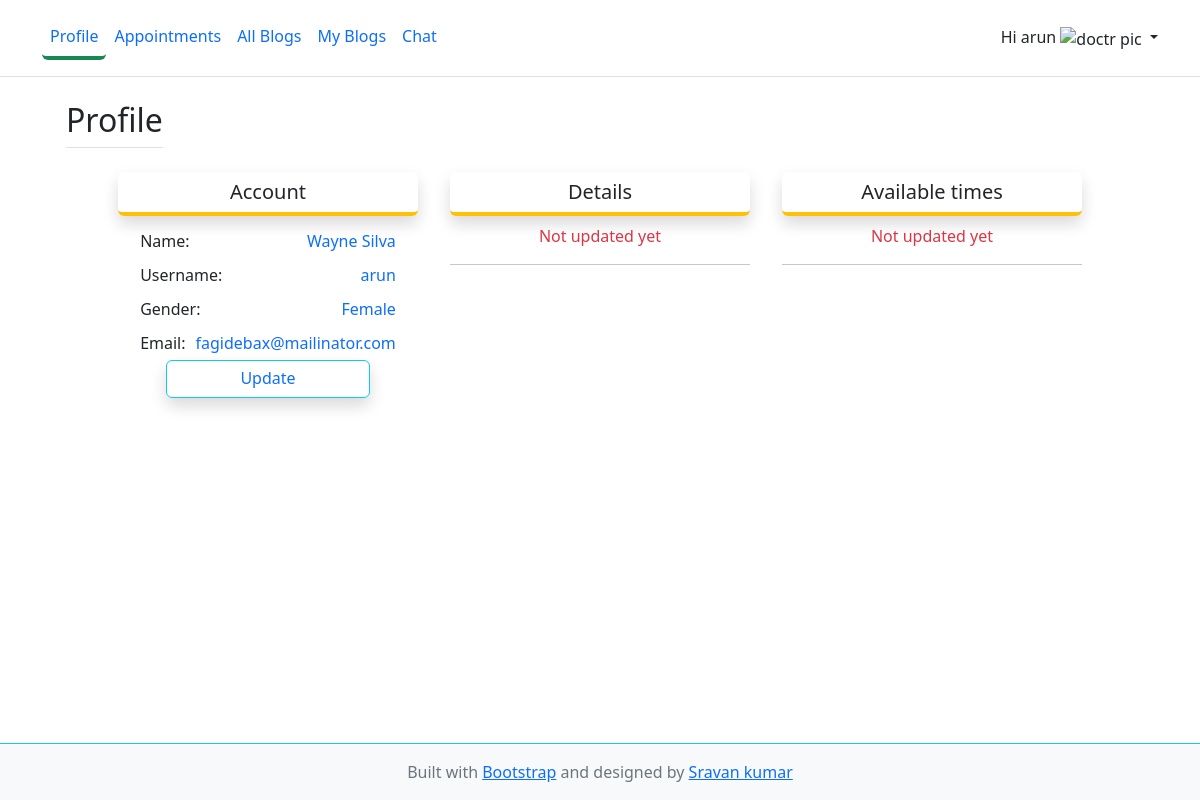
The app's page /doctor/profile/ (signed in) with its own data.
### accounts/models.py (models this page shows, shortened)
class CustomUser(AbstractUser):
    role_options = (
        ('admin', "Admin"),
        ('doctor', "Doctor"),
        ('patient', "Patient"),
    )
    gender_options = (
        ("male", "Male"),
        ("female", "Female"),
    )
    role = models.CharField(choices=role_options, default="admin", max_length=30)
    gender = models.CharField(choices=gender_options, max_length=20)
    age = models.PositiveIntegerField(null=True)

### doctors/views.py (the view)
# urls.py: path('profile/', views.profile, name='profile'),
def profile(request):
    try:
        doctor = Doctors.objects.get(details_id=request.user.id)
        form = AvailableTimeUpdationForm(instance=doctor)
    except:
        doctor = None
        form = AvailableTimeUpdationForm()
    specialities = Specialities.objects.all()
    context = {
        'doctor': doctor,
        'specialities': specialities,
        'form': form
    }
    return render(request, 'doctor/profile.html', context)

### doctors/context_preprocessor.py (called while the page is built)
def specialised_categories(request):
    categories = Specialities.objects.all()
    form = DoctorDetailsForm()
    doctor = Doctors.objects.all()
    context = {
        'fm': form,
        'specialisations': categories,
        'doctors': doctor
    }
    return context

### templates/doctor/profile.html (shortened to what this page needs)
{% extends 'doctor/base.html' %}
{% block content %}
<div class="container px-4 py-2" id="icon-grid">
    <div class="d-flex">
        <h2 class="pb-2 border-bottom">Profile</h2>
    </div>
    <div class="row px-5">
            <div class="col-lg-4 px-md-3 mt-3">
                <h5 class="text-center border-bottom border-4 px-3 py-2 shadow rounded border-warning">Account</h5>
                <div>
                    <table cellpadding="5" class="m-auto">
                        <tr class="d-flex justify-content-between">
                            <td>Name:</td>
                            <td class="text-primary">{{ request.user.first_name }} {{ request.user.last_name }}</td>
                        </tr>
                        <tr class="d-flex justify-content-between">
                            <td>Username:</td>
                            <td class="text-primary">{{ request.user.username }}</td>
                        </tr>
                        <tr class="d-flex justify-content-between">
                            <td>Gender:</td>
                            <td style="text-transform: capitalize;" class="text-primary">{{ request.user.gender }}</td>
                        </tr>
                        <tr class="d-flex justify-content-between">
                            <td>Email:</td>
                            <td class="text-primary">{{ request.user.email }}</td>
                        </tr>
                    </table>
                    <a href="{% url 'doctor:doctor-update' request.user.id %}" class="text-decoration-none">
                        <h6 class="text-center border mx-5 px-3 py-2 shadow rounded border-info">Update</h6>
                    </a>
                </div>
            </div>
            <div class="col-lg-4 px-md-3 mt-3">
                <h5 class="text-center border-bottom border-4 px-3 py-2 shadow rounded border-warning">Details</h5>
                <div>
                    {% if doctor %}
                    <table cellpadding="5" class="m-auto">
                        <tr class="d-flex justify-content-between">
                            <td>Specialized in:</td>
                            <td class="text-primary">{{ doctor.specialized_in }}</td>
                        </tr>
                        <tr class="d-flex justify-content-between">
                            <td>Charge for 30mint.:</td>
                            <td class="text-primary">{{ doctor.charge }} &#8377;</td>
                        </tr>
                    </table>
                    <div class="mt-3">
                        <a href="" class="text-decoration-none" data-bs-toggle="modal" data-bs-target="#exampleModal">
                            <h6 class="text-center border mx-5 px-3 py-2 shadow rounded border-info">Update details</h6>
                        </a>
                    </div>
                    {% else %}
                    <p class="text-danger text-center">Not updated yet</p>
                    {% endif %}
                    <hr>
                </div>
            </div>
            <div class="col-lg-4 px-md-3 mt-3">
                <h5 class="text-center border-bottom border-4 px-3 py-2 shadow rounded border-warning">Available times</h5>
                {% if doctor %}
                <div>
                    <table cellpadding="5" class="m-auto">
                        <tr class="d-flex justify-content-between">
                            <td>Sunday:</td>
                            <td class="text-primary text-uppercase">
                                {{ doctor.sun_start }}
                                <span class="text-dark text-lowercase">to</span>
                                {{ doctor.sun_end }}
                            </td>
                        </tr>
                        <tr class="d-flex justify-content-between">
                            <td>Monday:</td>
                            <td class="text-primary text-uppercase">
                                {{ doctor.mon_start }}
                                <span class="text-dark text-lowercase">to</span>
                                {{ doctor.mon_end }}
                            </td>
                        </tr>
                        <tr class="d-flex justify-content-between">
                            <td>Tuesday:</td>
                            <td class="text-primary text-uppercase">
                                {{ doctor.tue_start }}
                                <span class="text-dark text-lowercase">to</span>
                                {{ doctor.tue_end }}
                            </td>
                        </tr>
                        <tr class="d-flex justify-content-between">
                            <td>Wednesday:</td>
                            <td class="text-primary text-uppercase">
                                {{ doctor.wed_start }}
                                <span class="text-dark text-lowercase">to</span>
                                {{ doctor.wed_end }}
                            </td>
                        </tr>
                        <tr class="d-flex justify-content-between">
                            <td>Thursday:</td>
                            <td class="text-primary text-uppercase">
                                {{ doctor.thu_start }}
                                <span class="text-dark text-lowercase">to</span>
                                {{ doctor.thu_end }}
                            </td>
                        </tr>
                        <tr class="d-flex justify-content-between">
                            <td>Friday:</td>
                            <td class="text-primary text-uppercase">
                                {{ doctor.fri_start }}
                                <span class="text-dark text-lowercase">to</span>
                                {{ doctor.fri_end }}
                            </td>
                        </tr>
                        <tr class="d-flex justify-content-between">
                            <td>Saturday:</td>
                            <td class="text-primary text-uppercase">
                                {{ doctor.sat_start }}
                                <span class="text-dark text-lowercase">to</span>
                                {{ doctor.sat_end }}
                            </td>
                        </tr>
                    </table>
                    <div class="mt-3">
                        <a href="" class="text-decoration-none" data-bs-toggle="modal" data-bs-target="#availableTimeModal">
                            <h6 class="text-center border mx-5 px-3 py-2 shadow rounded border-info">Update details</h6>
                        </a>
                    </div>
                </div>
                {% else %}
                <p class="text-danger text-center">Not updated yet</p>
                {% endif %}
                <hr>
            </div>
    </div>
</div>
{% endblock %}

### templates/doctor/base.html (shortened to what this page needs)
<!doctype html>
{% load static %}
<html lang="en" class="h-100">
<head>
    <link href='https://unpkg.com/boxicons@2.1.2/css/boxicons.min.css' rel='stylesheet'>
    <link href="https://cdn.jsdelivr.net/npm/bootstrap@5.2.0-beta1/dist/css/bootstrap.min.css" rel="stylesheet">
    <link href="{% static 'vendor/fontawesome-free/css/all.min.css' %}" rel="stylesheet" type="text/css">
    <link rel="stylesheet" href="{% static 'css/custom.css' %}">
</head>
<body class="d-flex flex-column h-100">
    <header class="p-3 mb-3 border-bottom sticky-top bg-white">
        <div class="container">
            <div class="d-flex flex-wrap align-items-center justify-content-center justify-content-lg-start">
                <ul class="nav col-12 col-lg-auto me-lg-auto mb-2 justify-content-center mb-md-0">
                    {% url 'doctor:profile' as doc_prof %}
                    <li>
                        <a href="{{doc_prof}}" class="nav-link px-2 link-primary {% if request.path == doc_prof %} border-bottom border-success border-4 rounded {% endif %}">Profile</a>
                    </li>
                    {% url 'doctor:appointments' as doc_app %}
                    <li>
                        <a href="{{doc_app}}" class="nav-link px-2 link-primary {% if request.path == doc_app %} border-bottom border-success border-4 rounded {% endif %}">Appointments</a>
                    </li>
                    {% url 'blog:blogs' as blogs %}
                    <li>
                        <a href="{{ blogs }}" class="nav-link px-2 link-primary {% if request.path == blogs %} border-bottom border-success border-4 rounded {% endif %}">All Blogs</a>
                    </li>
                    {% url 'blog:my-articles' as my_blogs %}
                    <li>
                        <a href="{{ my_blogs }}" class="nav-link px-2 link-primary {% if request.path == my_blogs %} border-bottom border-success border-4 rounded {% endif %}">My Blogs</a>
                    </li>
                    <li><a href="#" class="nav-link px-2 link-primary">Chat</a></li>
                </ul>
                {% if request.user and request.user.is_authenticated %}
                <div class="dropdown text-end">
                    <a href="#" class="d-block link-dark text-decoration-none dropdown-toggle" id="dropdownUser1" data-bs-toggle="dropdown" aria-expanded="false">
                        <span>Hi {{ request.user.username }}</span>
                        {% if request.user.profile_image %}
                            <img src="{{ request.user.profile_image.url }}" alt="doctr pic" width="32px" height="32px">
                        {% else %}
                            {% if request.user.gender == "male" %}
                            <img src="{% static 'img/profile_male.svg' %}" alt="doctr pic" width="32px" height="32px">
                            {% else %}
                            <img src="{% static 'img/profile_female.svg' %}" alt="doctr pic" width="32px" height="32px">
                            {% endif %}
                        {% endif %}
                    </a>
                </div>
                {% else %}
                <ul class="nav col-12 col-lg-auto mb-2 justify-content-center mb-md-0">
                    <li><a href="{% url 'login' %}" class="btn btn-outline-success mx-3">Login</a></li>
                    <li><a href="{% url 'register' %}" class="btn btn-outline-success">Register</a></li>
                </ul>
                {% endif %}
            </div>
        </div>
    </header>
    <div class="container">
        {% block content %}
        {% endblock %}
    </div>
    <footer class="footer mt-auto py-3 bg-light border-top border-info">
      <div class="container text-center">
        <span class="text-muted">Built with <a href="https://getbootstrap.com/" target="_blank">Bootstrap</a> and designed by <a
                href="https://github.com/sravan-kumar-ta" target="_blank">Sravan kumar</a>
        </span>
      </div>
    </footer>
</body>
</html>

### records on screen
CustomUser: user.username "arun", user.first_name "Wayne", user.last_name "Silva", user.gender "Female", user.email "fagidebax@mailinator.com"
